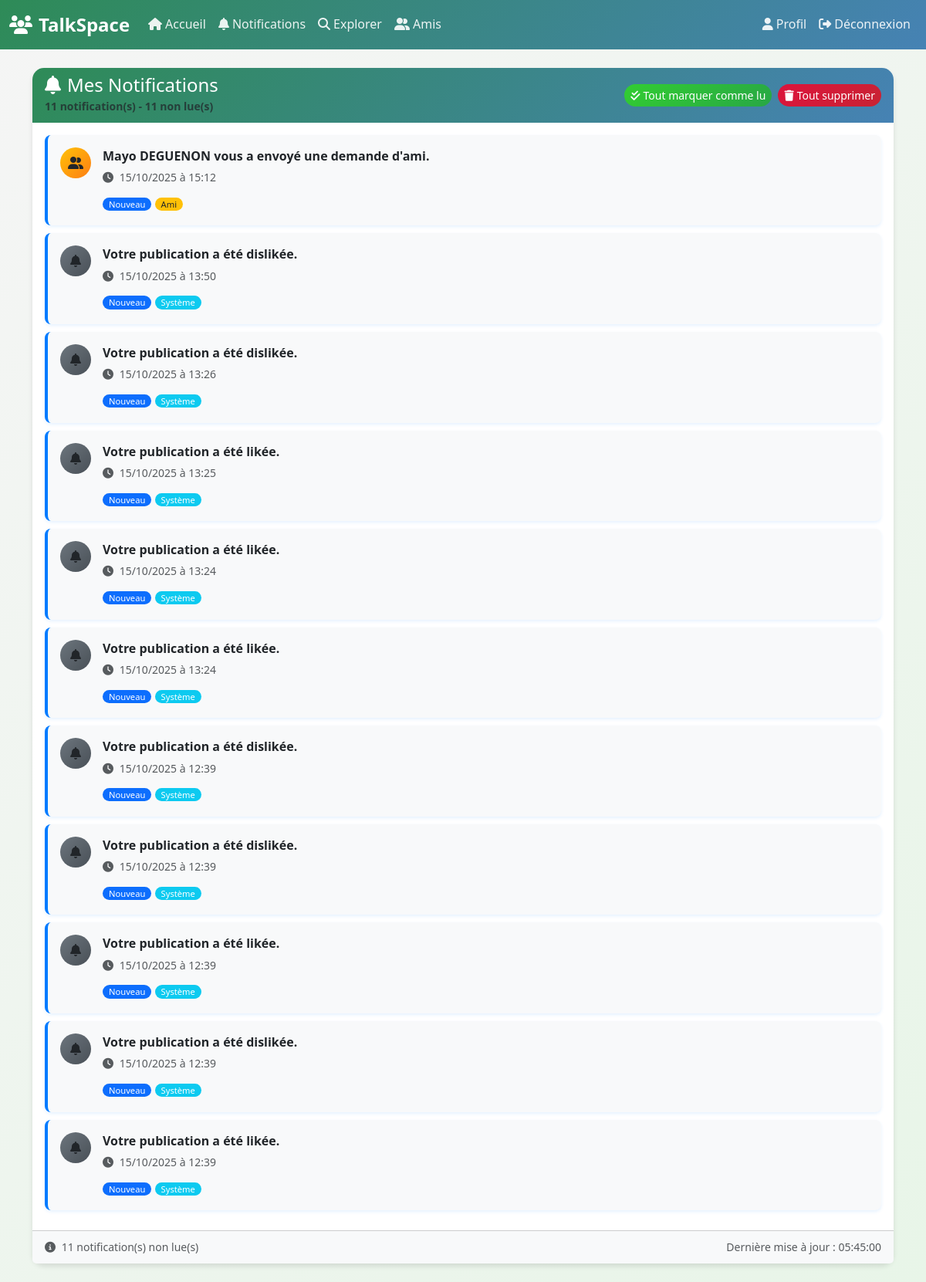
Screenshot of /notifications.php (signed in) with the database file from the repository.
### tables this page shows
CREATE TABLE `notifications` (
  `id` int(11) NOT NULL,
  `id_users` int(11) NOT NULL,
  `message` text NOT NULL,
  `date_notif` timestamp NOT NULL DEFAULT current_timestamp(),
  `lu` tinyint(1) DEFAULT 0
);

### notifications.php (the view, shortened to what this page needs)
<?php
require_once('config.php');
$user_id = $_SESSION['id'];
$stmt = $bdd->prepare("SELECT * FROM notifications WHERE id_users = ? ORDER BY date_notif DESC");
$stmt->execute([$user_id]);
$notifications = $stmt->fetchAll(PDO::FETCH_ASSOC);
$non_lues = array_filter($notifications, function($notif) {
    return !$notif['lu'];
});
?>
<!DOCTYPE html>
<html lang="fr">
<head>
    <link href="https://cdn.jsdelivr.net/npm/bootstrap@5.3.3/dist/css/bootstrap.min.css" rel="stylesheet" />
    <link rel="stylesheet" href="https://cdnjs.cloudflare.com/ajax/libs/font-awesome/6.4.0/css/all.min.css" />
    <link rel="stylesheet" href="css/style.css" />
</head>
<body>
<nav class="navbar navbar-expand-lg navbar-dark sticky-top">
    <div class="container-fluid">
        <a class="navbar-brand fw-bold" href="dash1.php">
            <i class="fas fa-users me-2"></i>TalkSpace
        </a>
        <div class="collapse navbar-collapse" id="navbarNav">
            <ul class="navbar-nav me-auto">
                <li class="nav-item"><a class="nav-link" href="dash1.php"><i class="fas fa-home me-1"></i>Accueil</a></li>
                <li class="nav-item"><a class="nav-link active" href="notifications.php"><i class="fas fa-bell me-1"></i>Notifications</a></li>
                <li class="nav-item"><a class="nav-link" href="explorer.php"><i class="fas fa-search me-1"></i>Explorer</a></li>
                <li class="nav-item"><a class="nav-link" href="liste_amis.php"><i class="fas fa-user-friends me-1"></i>Amis</a></li>
            </ul>
            <ul class="navbar-nav ms-auto">
                <li class="nav-item"><a class="nav-link" href="profil.php"><i class="fas fa-user me-1"></i>Profil</a></li>
                <li class="nav-item"><a class="nav-link" href="deconnexion.php"><i class="fas fa-sign-out-alt me-1"></i>Déconnexion</a></li>
            </ul>
        </div>
    </div>
</nav>
<div class="container mt-4">
    <div class="card slide-up">
        <div class="card-header d-flex justify-content-between align-items-center">
            <div>
                <h4 class="mb-0"><i class="fas fa-bell me-2"></i>Mes Notifications</h4>
                <?php if (count($notifications) > 0): ?>
                    <small class="text-muted">
                        <?= count($notifications) ?> notification(s) -
                        <?= count($non_lues) ?> non lue(s)
                    </small>
                <?php endif; ?>
            </div>
            <div class="d-flex gap-2">
                <?php if (count($non_lues) > 0): ?>
                    <form method="post" class="d-inline">
                        <button type="submit" name="marquer_tout_lu" class="btn btn-success btn-sm">
                            <i class="fas fa-check-double me-1"></i>Tout marquer comme lu
                        </button>
                    </form>
                <?php endif; ?>
                <?php if (count($notifications) > 0): ?>
                    <button type="button" class="btn btn-danger btn-sm" data-bs-toggle="modal" data-bs-target="#deleteAllModal">
                        <i class="fas fa-trash me-1"></i>Tout supprimer
                    </button>
                <?php endif; ?>
            </div>
        </div>
        <div class="card-body p-0">
            <?php if ($notifications): ?>
                <div class="p-3">
                    <?php foreach ($notifications as $notif): ?>
                        <div class="notification-item <?= $notif['lu'] ? 'read' : 'unread' ?> p-3">
                            <div class="d-flex align-items-start">
                                <?php
                                $icon_class = 'bell';
                                $icon_type = 'system';
                                if (strpos(strtolower($notif['message']), 'message') !== false || strpos(strtolower($notif['message']), 'discuter') !== false) {
                                    $icon_class = 'comments';
                                    $icon_type = 'message';
                                } elseif (strpos(strtolower($notif['message']), 'ami') !== false || strpos(strtolower($notif['message']), 'demande') !== false) {
                                    $icon_class = 'user-friends';
                                    $icon_type = 'friend';
                                }
                                ?>
                                <div class="notification-icon <?= $notif['lu'] ? 'read' : $icon_type ?>">
                                    <i class="fas fa-<?= $icon_class ?>"></i>
                                </div>
                                <div class="flex-grow-1">
                                    <div class="d-flex justify-content-between align-items-start mb-2">
                                        <div class="me-3">
                                            <p class="mb-1 notification-message <?= $notif['lu'] ? 'text-muted' : 'fw-bold' ?>">
                                                <?= htmlspecialchars($notif['message'], ENT_QUOTES | ENT_HTML5) ?>
                                            </p>
                                            <small class="text-muted">
                                                <i class="fas fa-clock me-1"></i>
                                                <?= date('d/m/Y à H:i', strtotime($notif['date_notif'])) ?>
                                            </small>
                                        </div>
                                    </div>
                                    <div class="mt-2">
                                        <?php if (!$notif['lu']): ?>
                                            <span class="badge badge-notification bg-primary">Nouveau</span>
                                        <?php else: ?>
                                            <span class="badge badge-notification bg-secondary">Lu</span>
                                        <?php endif; ?>
                                        <?php if ($icon_type === 'message'): ?>
                                            <span class="badge badge-notification bg-success">Message</span>
                                        <?php elseif ($icon_type === 'friend'): ?>
                                            <span class="badge badge-notification bg-warning text-dark">Ami</span>
                                        <?php else: ?>
                                            <span class="badge badge-notification bg-info">Système</span>
                                        <?php endif; ?>
                                    </div>
                                </div>
                            </div>
                        </div>
                    <?php endforeach; ?>
                </div>
            <?php endif; ?>
        </div>
        <?php if ($notifications): ?>
            <div class="card-footer bg-light">
                <div class="row align-items-center">
                    <div class="col-md-6">
                        <small class="text-muted">
                            <i class="fas fa-info-circle me-1"></i>
                            <?= count($non_lues) ?> notification(s) non lue(s)
                        </small>
                    </div>
                    <div class="col-md-6 text-end">
                        <small class="text-muted">
                            Dernière mise à jour : <?= date('H:i:s') ?>
                        </small>
                    </div>
                </div>
            </div>
        <?php endif; ?>
    </div>
</div>
</body>
</html>

### css/style.css (style rules this page uses)
:root { --primary-color: #2E8B57; --secondary-color: #4682B4; --accent-color: #20B2AA; --success-color: #32CD32; --danger-color: #DC143C; --warning-color: #FFA500; --text-dark: #2F4F4F; --text-light: #696969; --bg-light: #F5F5F5; --bg-white: #FFFFFF; --border-color: #E0E0E0; --shadow: 0 4px 6px rgba(0, 0, 0, 0.1); --transition: all 0.3s ease; }
* { margin: 0; padding: 0; box-sizing: border-box; }
body { font-family: 'Segoe UI', Tahoma, Geneva, Verdana, sans-serif; background: linear-gradient(135deg, var(--bg-light) 0%, #E8F5E8 100%); min-height: 100vh; color: var(--text-dark); line-height: 1.6; }
.navbar-brand { font-weight: 700; color: var(--bg-white) !important; font-size: 1.5rem; }
.navbar-dark { background: linear-gradient(135deg, var(--primary-color), var(--secondary-color)) !important; }
.nav-link { color: rgba(255, 255, 255, 0.9) !important; transition: var(--transition); font-weight: 500; }
.card { border: none; border-radius: 15px; box-shadow: var(--shadow); transition: var(--transition); background: var(--bg-white); margin-bottom: 1.5rem; }
.card-header { background: linear-gradient(135deg, var(--primary-color), var(--secondary-color)); color: white; border-radius: 15px 15px 0 0 !important; border: none; font-weight: 600; }
.btn-success { background: linear-gradient(135deg, var(--success-color), #28a745); border: none; border-radius: 25px; transition: var(--transition); }
.btn-danger { background: linear-gradient(135deg, var(--danger-color), #c82333); border: none; border-radius: 25px; transition: var(--transition); }
.slide-up { animation: slideUp 0.6s ease-out; }
.badge { border-radius: 15px; font-weight: 500; }

### notifications.php (style rules this page uses)
.notification-item { border: none; border-left: 4px solid transparent; margin-bottom: 10px; border-radius: 8px; transition: all 0.3s ease; }
.notification-item.unread { border-left-color: #007bff; background-color: #f8f9fa; box-shadow: 0 2px 4px rgba(0,123,255,0.1); }
.notification-icon { width: 40px; height: 40px; border-radius: 50%; display: flex; align-items: center; justify-content: center; margin-right: 15px; flex-shrink: 0; }
.notification-icon.friend { background: linear-gradient(135deg, #ffc107, #fd7e14); }
.notification-icon.system { background: linear-gradient(135deg, #6c757d, #495057); }
.badge-notification { font-size: 0.7rem; padding: 3px 8px; }
.notification-message { line-height: 1.4; }

### rows the page displays
notifications: message "Mayo DEGUENON vous a envoyé une demande d'ami.", date_notif "15/10/2025 à 15:12", lu "Nouveau", shows "Ami"
notifications: message "Votre publication a été dislikée.", date_notif "15/10/2025 à 13:50", lu "Nouveau", shows "Système"
notifications: message "Votre publication a été dislikée.", date_notif "15/10/2025 à 13:26", lu "Nouveau", shows "Système"
notifications: message "Votre publication a été likée.", date_notif "15/10/2025 à 13:25", lu "Nouveau", shows "Système"
notifications: message "Votre publication a été likée.", date_notif "15/10/2025 à 13:24", lu "Nouveau", shows "Système"
notifications: message "Votre publication a été likée.", date_notif "15/10/2025 à 13:24", lu "Nouveau", shows "Système"
notifications: message "Votre publication a été dislikée.", date_notif "15/10/2025 à 12:39", lu "Nouveau", shows "Système"
notifications: message "Votre publication a été dislikée.", date_notif "15/10/2025 à 12:39", lu "Nouveau", shows "Système"
notifications: message "Votre publication a été likée.", date_notif "15/10/2025 à 12:39", lu "Nouveau", shows "Système"
notifications: message "Votre publication a été dislikée.", date_notif "15/10/2025 à 12:39", lu "Nouveau", shows "Système"
notifications: message "Votre publication a été likée.", date_notif "15/10/2025 à 12:39", lu "Nouveau", shows "Système"

### other values shown
count($notifications) "11"
count($non_lues) "11"
